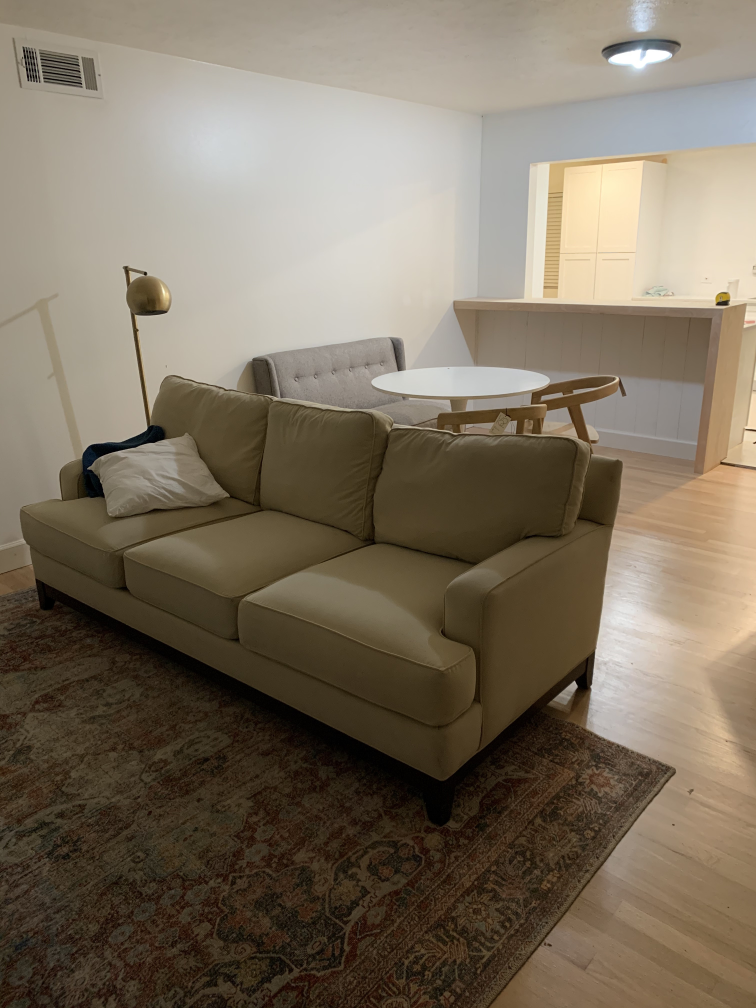
#> input picture photos/temp3.jpg, 3024 x 4032 px (shown at 1/4 size)
$ python -i rotate.py   (imports and definitions only)
#> lines starting #> are read from the running program, lines starting #| are printed output that depends on the picture
from PIL import ExifTags, Image

def autorotate(image):
    try:
        for orientation in ExifTags.TAGS.keys():
            if ExifTags.TAGS[orientation]=='Orientation':
                break

        exif = image._getexif()

        if exif[orientation] == 3:
            image=image.rotate(180, expand=True)
        elif exif[orientation] == 6:
            image=image.rotate(270, expand=True)
        elif exif[orientation] == 8:
            image=image.rotate(90, expand=True)
    except (AttributeError, KeyError, IndexError):
        # cases: image don't have getexif
        pass
    return image

>>> import cv2
>>> picture = cv2.imread('photos/temp3.jpg', cv2.IMREAD_GRAYSCALE)
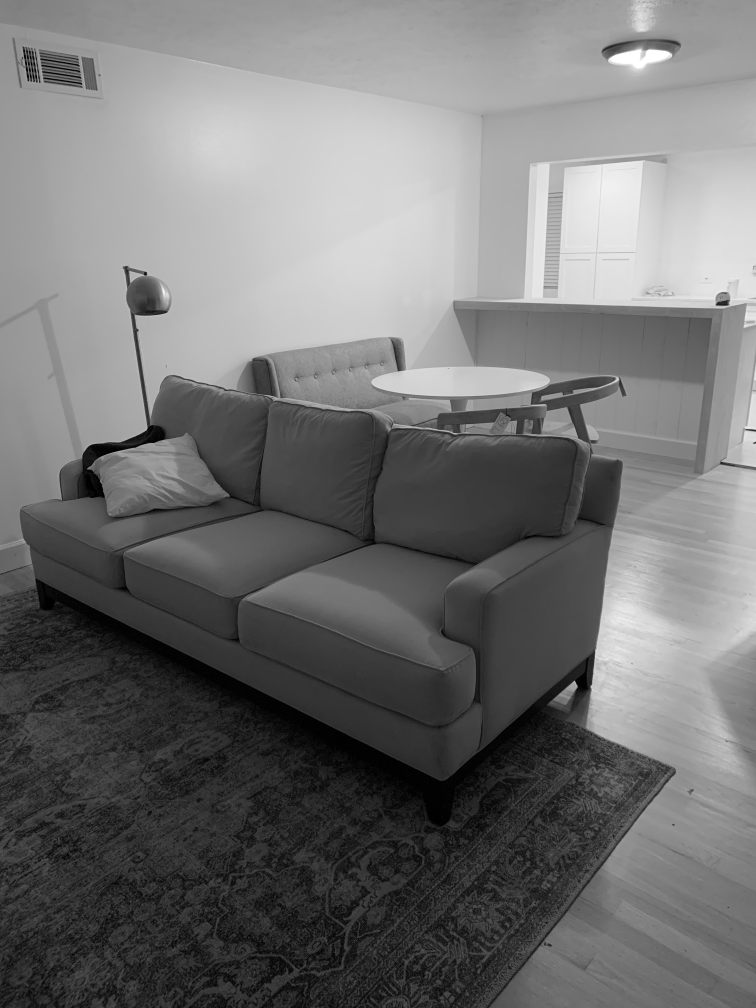
#> picture: shape (4032, 3024) (shown at 1/4 size); min 0, max 255, mean 115.2
>>> result = autorotate(picture)

$ run again, on photos/temp4.jpg
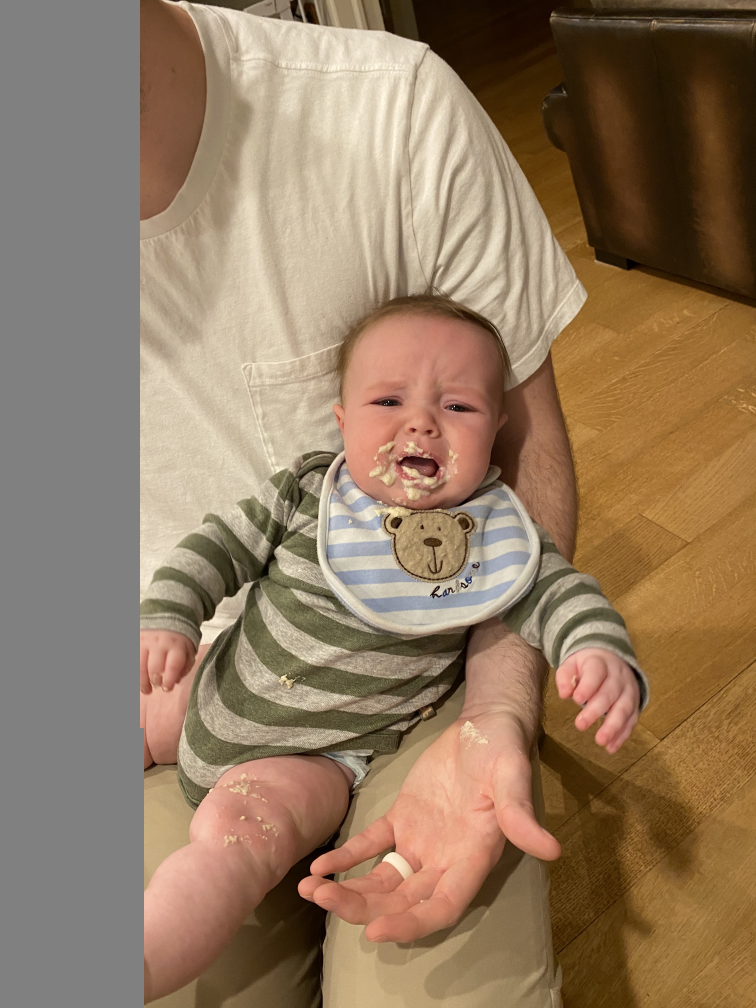
#> input picture photos/temp4.jpg, 3024 x 4032 px (shown at 1/4 size)
#> `picture = cv2.imread('photos/temp3.jpg', cv2.IMREAD_GRAYSCALE)`:
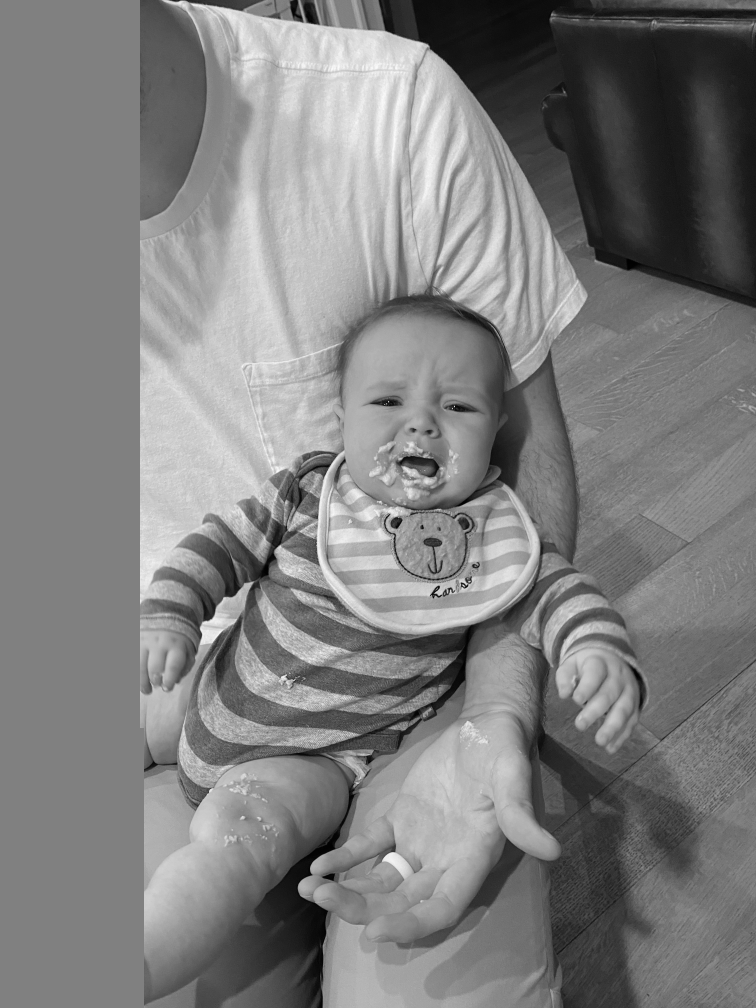
#> picture: shape (4032, 3024) (shown at 1/4 size); min 0, max 255, mean 126.7

$ run again, on photos/temp5.jpg
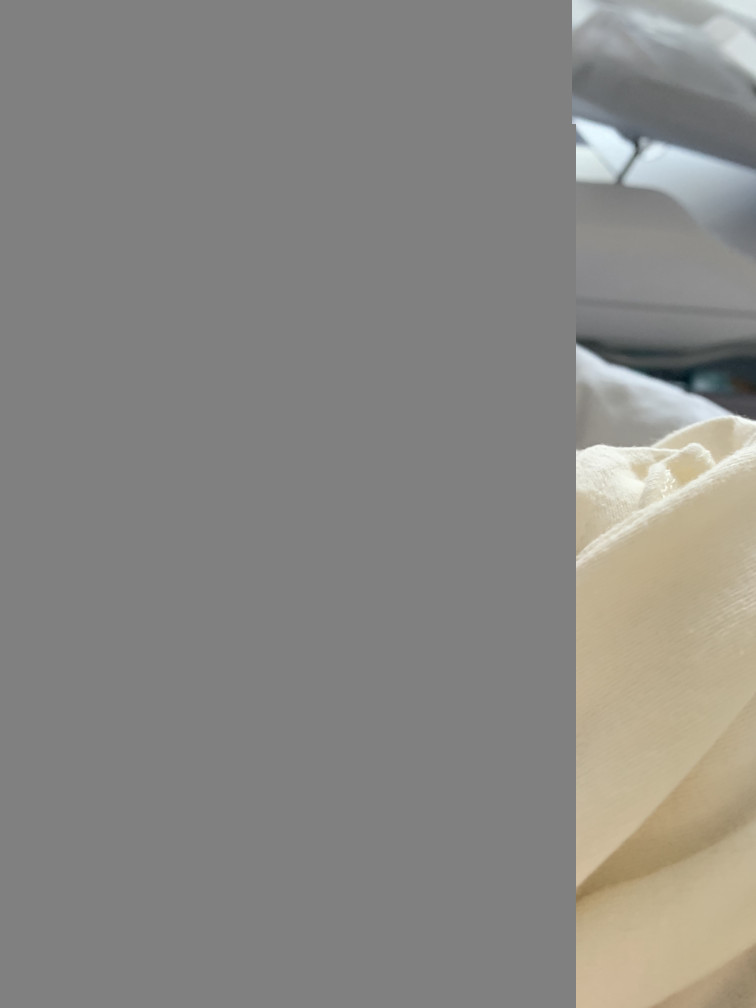
#> input picture photos/temp5.jpg, 3024 x 4032 px (shown at 1/4 size)
#> `picture = cv2.imread('photos/temp3.jpg', cv2.IMREAD_GRAYSCALE)`:
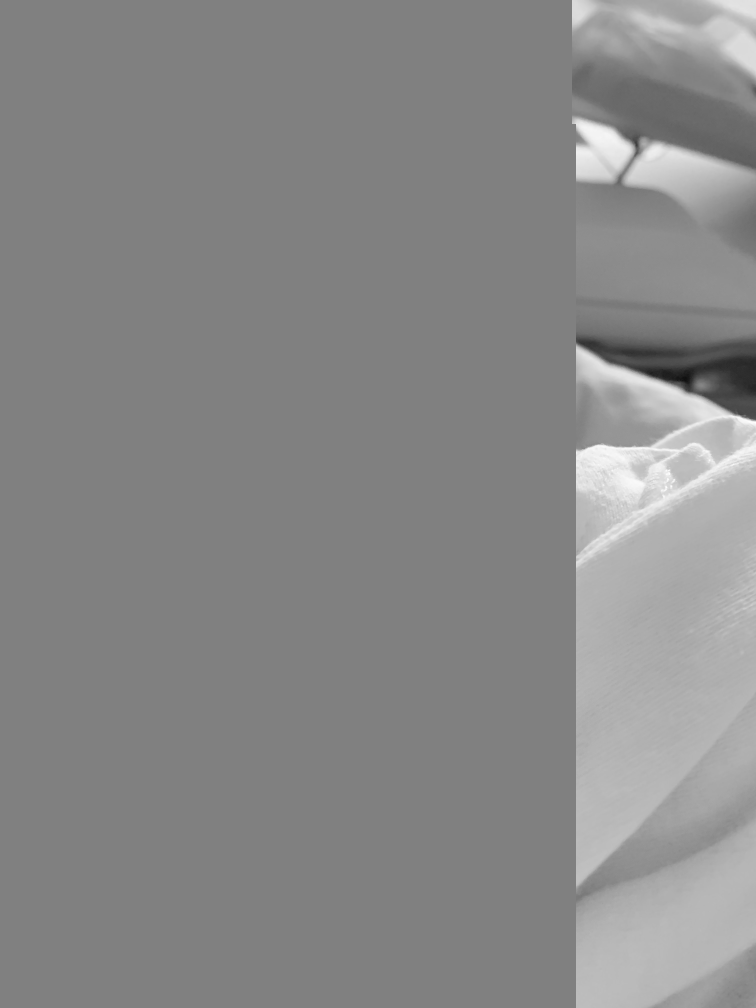
#> picture: shape (4032, 3024) (shown at 1/4 size); min 8, max 255, mean 136.3
